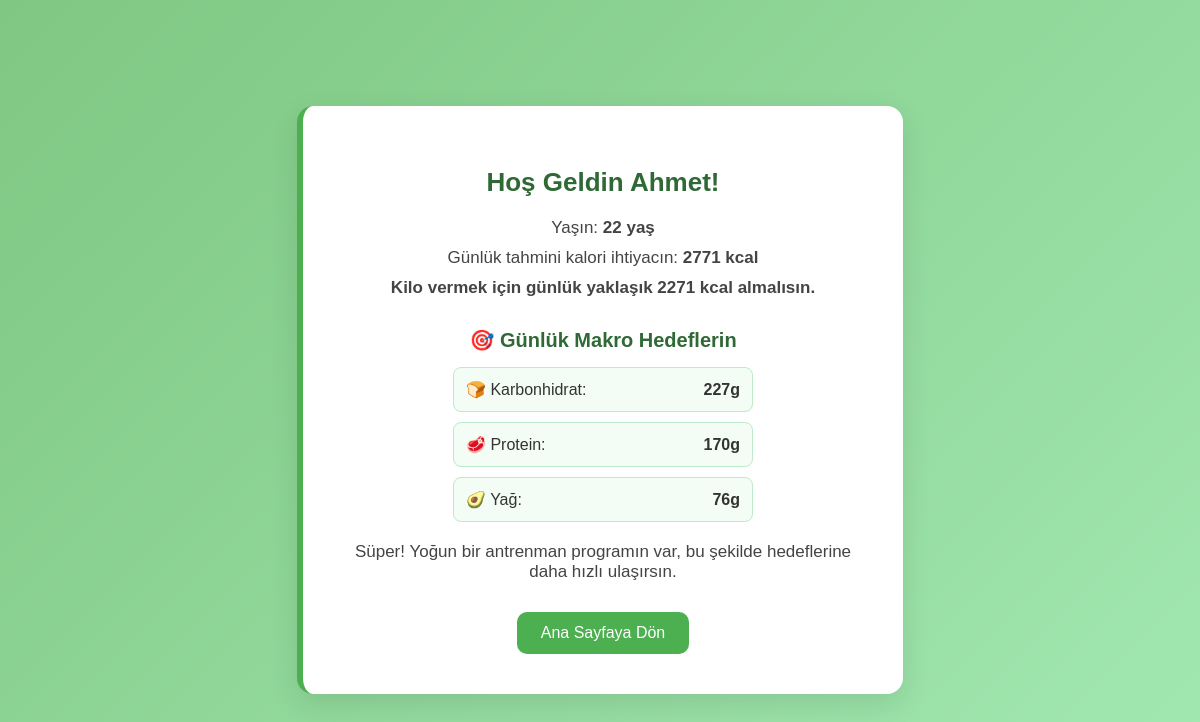
The app's page /pages/hesapla.php, older data.
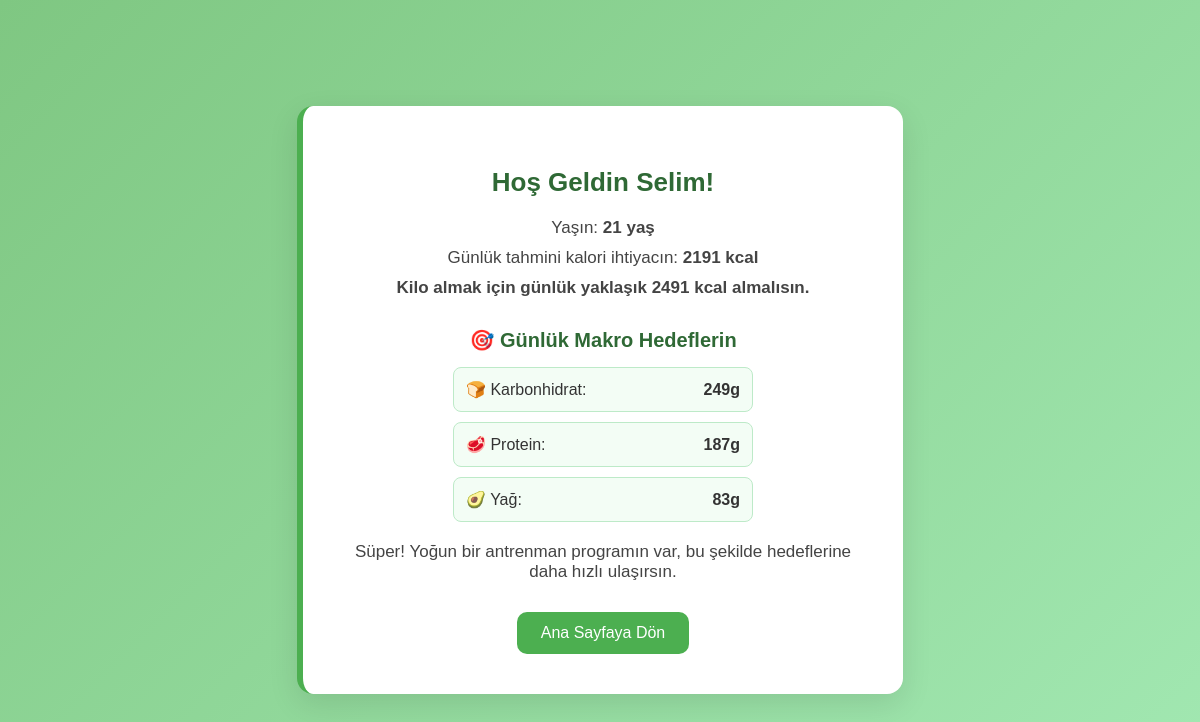
The same page, newer data.
### tables this page shows
CREATE TABLE `user` (
  `u_id` int(11) NOT NULL,
  `u_adi` varchar(50) NOT NULL,
  `u_soyadi` varchar(50) NOT NULL,
  `u_tc` varchar(11) DEFAULT NULL,
  `u_telefon` varchar(20) DEFAULT NULL,
  `u_mail` varchar(50) NOT NULL,
  `u_dogumtarih` date NOT NULL,
  `u_kilo` int(3) DEFAULT NULL,
  `u_boy` int(3) DEFAULT NULL,
  `u_antrenman_suresi` int(3) DEFAULT NULL,
  `u_cinsiyet` enum('erkek','kadın') DEFAULT NULL,
  `u_aktivite` enum('hareketsiz','hafif','orta','çok') DEFAULT NULL,
  `u_hedef` enum('kilo_vermek','kilo_korumak','kilo_almak') DEFAULT NULL,
  `u_sifre` varchar(50) NOT NULL,
  `gunluk_kalori` int(11) DEFAULT 0,
  `profil_resmi` varchar(255) DEFAULT NULL,
  `gunluk_protein` float DEFAULT 0,
  `gunluk_yag` float DEFAULT 0,
  `gunluk_karbonhidrat` float DEFAULT 0
);

### pages/hesapla.php (the view, shortened to what this page needs)
<?php
require_once('../includes/connection.php');
$sql = "SELECT * FROM user ORDER BY u_id DESC LIMIT 1";
$stmt = $connection->prepare($sql);
$stmt->execute();
$user = $stmt->fetch(PDO::FETCH_ASSOC);
$kilo = $user['u_kilo'];
$boy = $user['u_boy'];
$antrenman_suresi = $user['u_antrenman_suresi'];
$cinsiyet = $user['u_cinsiyet'];
$aktivite = $user['u_aktivite'];
$hedef = $user['u_hedef'];
$dogumtarih = $user['u_dogumtarih'];
$dogum = new DateTime($dogumtarih);
$bugun = new DateTime();
$yas = $bugun->diff($dogum)->y;
if ($cinsiyet == 'erkek') {
    $bmr = 10 * $kilo + 6.25 * $boy - 5 * $yas + 5;
} else {
    $bmr = 10 * $kilo + 6.25 * $boy - 5 * $yas - 161;
}
switch ($aktivite) {
    case 'hafif':      $aktivite_katsayisi = 1.375; break;
    case 'orta':       $aktivite_katsayisi = 1.55; break;
}
$gunluk_kalori = round($bmr * $aktivite_katsayisi);
if ($hedef == 'kilo_vermek') {
    $hedef_kalori = $gunluk_kalori - 500;
    $hedef_mesaj = "Kilo vermek için günlük yaklaşık $hedef_kalori kcal almalısın.";
} elseif ($hedef == 'kilo_almak') {
    $hedef_kalori = $gunluk_kalori + 300;
    $hedef_mesaj = "Kilo almak için günlük yaklaşık $hedef_kalori kcal almalısın.";
} else {
    $hedef_kalori = $gunluk_kalori;
    $hedef_mesaj = "Kilonu korumak için günlük yaklaşık $hedef_kalori kcal almalısın.";
}
$gunluk_karbonhidrat = round($hedef_kalori * 0.4 / 4);
$gunluk_protein = round($hedef_kalori * 0.3 / 4);
$gunluk_yag = round($hedef_kalori * 0.3 / 9);
if ($antrenman_suresi < 30) {
    $antrenman_mesaj = "Antrenman süren az. Günlük en az 30 dakika egzersiz öneriyoruz.";
} elseif ($antrenman_suresi <= 60) {
    $antrenman_mesaj = "Antrenman süren iyi. Düzenli devam edersen hedeflerine rahat ulaşırsın.";
} else {
    $antrenman_mesaj = "Süper! Yoğun bir antrenman programın var, bu şekilde hedeflerine daha hızlı ulaşırsın.";
}
?>
<!DOCTYPE html>
<html lang="tr">
<head>
    <link rel="stylesheet" href="/proje/assets/css/hesapla.css?v=<?= time(); ?>">
</head>
<body>
<div class="container">
    <h2>Hoş Geldin <?php echo htmlspecialchars($user['u_adi']); ?>!</h2>
    <p>Yaşın: <strong><?php echo $yas; ?> yaş</strong></p>
    <p>Günlük tahmini kalori ihtiyacın: <strong><?php echo $gunluk_kalori; ?> kcal</strong></p>
    <p><strong><?php echo $hedef_mesaj; ?></strong></p>
    <h3>🎯 Günlük Makro Hedeflerin</h3>
    <ul>
        <li>🍞 Karbonhidrat: <strong><?php echo $gunluk_karbonhidrat; ?>g</strong></li>
        <li>🥩 Protein: <strong><?php echo $gunluk_protein; ?>g</strong></li>
        <li>🥑 Yağ: <strong><?php echo $gunluk_yag; ?>g</strong></li>
    </ul>
    <p><?php echo $antrenman_mesaj; ?></p>
    <a href="/proje/index.php" class="button">Ana Sayfaya Dön</a>
</div>
</body>
</html>

Row changes from the older to the newer data that the page shows:
no longer on this page (row unchanged): user: u_adi "Ahmet", gunluk_kalori "2771", hedef_mesaj "Kilo vermek için günlük yaklaşık 2271 kcal almalısın.", gunluk_karbonhidrat "227", gunluk_protein "170", gunluk_yag "76", u_antrenman_suresi "Süper! Yoğun bir antrenman programın var, bu şekilde hedeflerine daha hızlı ulaşırsın."
added user: u_adi "Selim", gunluk_kalori "2191", hedef_mesaj "Kilo almak için günlük yaklaşık 2491 kcal almalısın.", gunluk_karbonhidrat "249", gunluk_protein "187", gunluk_yag "83", u_antrenman_suresi "Süper! Yoğun bir antrenman programın var, bu şekilde hedeflerine daha hızlı ulaşırsın."
